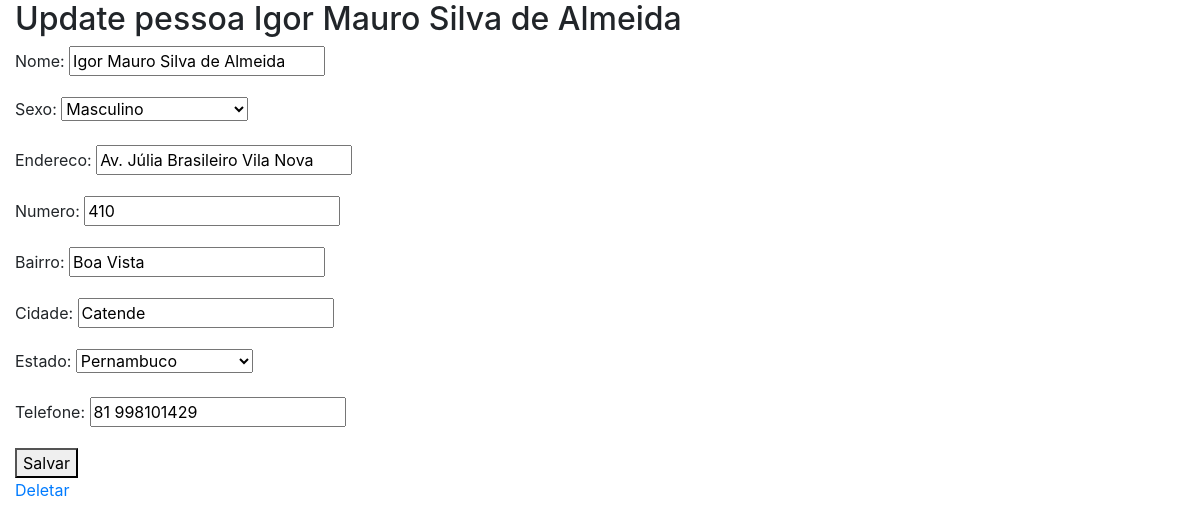
/clientes/update/1/, run on the app's committed database.
### core/models.py (models this page shows)
class Pessoa(models.Model):
    SEXO_CHOICES = (
        ("F", "Feminino"),
        ("M", "Masculino"),
        ("N", "Nenhuma das opções")
    )
    ESTADOS_FEDERADOS = (
    ('AC', 'Acre'),
    ('AL', 'Alagoas'),
    ('AP', 'Amapá'),
    ('AM', 'Amazonas'),
    ('BA', 'Bahia'),
    ('CE', 'Ceará'),
    ('DF', 'Distrito Federal'),
    ('ES', 'Espírito Santo'),
    ('GO', 'Goiás'),
    ('MA', 'Maranhão'),
    ('MT', 'Mato Grosso'),
    ('MS', 'Mato Grosso do Sul'),
    ('MG', 'Minas Gerais'),
    ('PA', 'Pará'),
    ('PB', 'Paraíba'),
    ('PR', 'Paraná'),
    ('PE', 'Pernambuco'),
    ('PI', 'Piauí'),
    ('RJ', 'Rio de Janeiro'),
    ('RN', 'Rio Grande do Norte'),
    ('RS', 'Rio Grande do Sul'),
    ('RO', 'Rondônia'),
    ('RR', 'Roraima'),
    ('SC', 'Santa Catarina'),
    ('SP', 'São Paulo'),
    ('SE', 'Sergipe'),
    ('TO', 'Tocantins'))
    nome = models.CharField(max_length=100)
    sexo = models.CharField(max_length=1,choices=SEXO_CHOICES)
    endereco = models.CharField(max_length=200)
    numero = models.CharField(max_length=10,default='S/N')
    bairro = models.CharField(max_length=100, default='Centro')
    cidade = models.CharField(max_length=50, default='Catende')
    estado = models.CharField(max_length=2, choices=ESTADOS_FEDERADOS)
    telefone = models.CharField(max_length=20)
    def __str__ (self):
        return self.nome

### core/views.py (the view)
# urls.py: path('clientes/update/<id>/', pessoa_update, name="pessoa_update"),
def pessoa_update(request, id):
    data ={}
    pessoa = Pessoa.objects.get(id=id)
    form = PessoaForm(request.POST or None, instance=pessoa)
    data['pessoa'] = pessoa
    data['form'] = form
    if request.method == 'POST':
        if (form.is_valid()):
            form.save()
            return redirect('lista_pessoas')
    else:
        return render(request, 'core/clientes_update.html', data)

### core/forms.py
class PessoaForm(ModelForm):
    class Meta:
        model = Pessoa
        fields = '__all__'

### core/templates/core/clientes_update.html (shortened to what this page needs)
{% extends 'base.html' %}
{% block main %}
<h2>Update pessoa {{pessoa}}</h2>
<form action="{% url 'pessoa_update' pessoa.id %}" method="POST">
    {{form.as_p}}
    <button type="submit">Salvar</button>
</form>
<a href="{% url 'pessoa_delete' pessoa.id%}">Deletar</a>
{% endblock%}

### data on the page
Pessoa: nome "Igor Mauro Silva de Almeida", sexo "Masculino", endereco "Av. Júlia Brasileiro Vila Nova", numero "410", bairro "Boa Vista", cidade "Catende", estado "Pernambuco", telefone "81 998101429"
